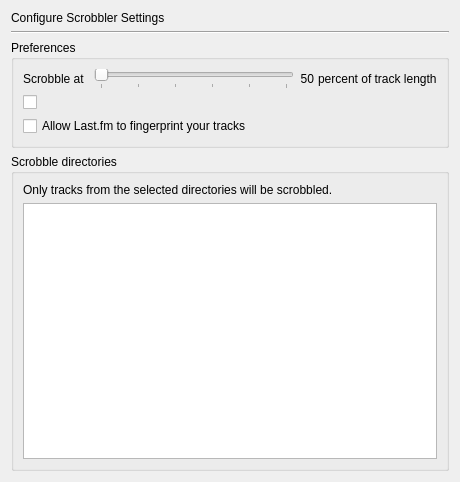
<ui version="4.0" >
 <class>SettingsDialogScrobbling</class>
 <widget class="QWidget" name="SettingsDialogScrobbling" >
  <property name="geometry" >
   <rect>
    <x>0</x>
    <y>0</y>
    <width>460</width>
    <height>482</height>
   </rect>
  </property>
  <property name="sizePolicy" >
   <sizepolicy vsizetype="MinimumExpanding" hsizetype="MinimumExpanding" >
    <horstretch>0</horstretch>
    <verstretch>0</verstretch>
   </sizepolicy>
  </property>
  <property name="windowTitle" >
   <string>Form</string>
  </property>
  <layout class="QVBoxLayout" >
   <property name="spacing" >
    <number>6</number>
   </property>
   <item>
    <widget class="QLabel" name="label" >
     <property name="text" >
      <string>Configure Scrobbler Settings</string>
     </property>
     <property name="alignment" >
      <set>Qt::AlignLeading|Qt::AlignLeft|Qt::AlignVCenter</set>
     </property>
    </widget>
   </item>
   <item>
    <widget class="Line" name="line" >
     <property name="orientation" >
      <enum>Qt::Horizontal</enum>
     </property>
    </widget>
   </item>
   <item>
    <widget class="QGroupBox" name="groupBox_2" >
     <property name="sizePolicy" >
      <sizepolicy vsizetype="Fixed" hsizetype="Preferred" >
       <horstretch>0</horstretch>
       <verstretch>0</verstretch>
      </sizepolicy>
     </property>
     <property name="title" >
      <string>Preferences</string>
     </property>
     <layout class="QVBoxLayout" >
      <item>
       <layout class="QHBoxLayout" >
        <property name="spacing" >
         <number>4</number>
        </property>
        <item>
         <widget class="QLabel" name="label_3" >
          <property name="text" >
           <string>Scrobble at</string>
          </property>
         </widget>
        </item>
        <item>
         <spacer>
          <property name="orientation" >
           <enum>Qt::Horizontal</enum>
          </property>
          <property name="sizeType" >
           <enum>QSizePolicy::Fixed</enum>
          </property>
          <property name="sizeHint" >
           <size>
            <width>5</width>
            <height>5</height>
           </size>
          </property>
         </spacer>
        </item>
        <item>
         <widget class="QSlider" name="scrobblePointSlider" >
          <property name="minimum" >
           <number>50</number>
          </property>
          <property name="maximum" >
           <number>100</number>
          </property>
          <property name="value" >
           <number>50</number>
          </property>
          <property name="orientation" >
           <enum>Qt::Horizontal</enum>
          </property>
          <property name="tickPosition" >
           <enum>QSlider::TicksBelow</enum>
          </property>
         </widget>
        </item>
        <item>
         <spacer>
          <property name="orientation" >
           <enum>Qt::Horizontal</enum>
          </property>
          <property name="sizeType" >
           <enum>QSizePolicy::Fixed</enum>
          </property>
          <property name="sizeHint" >
           <size>
            <width>2</width>
            <height>5</height>
           </size>
          </property>
         </spacer>
        </item>
        <item>
         <widget class="QLabel" name="scrobblePointLabel" >
          <property name="sizePolicy" >
           <sizepolicy vsizetype="Preferred" hsizetype="Fixed" >
            <horstretch>0</horstretch>
            <verstretch>0</verstretch>
           </sizepolicy>
          </property>
          <property name="text" >
           <string>50</string>
          </property>
          <property name="alignment" >
           <set>Qt::AlignRight|Qt::AlignTrailing|Qt::AlignVCenter</set>
          </property>
         </widget>
        </item>
        <item>
         <widget class="QLabel" name="label_4" >
          <property name="text" >
           <string>percent of track length</string>
          </property>
         </widget>
        </item>
       </layout>
      </item>
      <item>
       <widget class="QCheckBox" name="launchWithMediaPlayerCheck" >
        <property name="text" >
         <string/>
        </property>
       </widget>
      </item>
      <item>
       <widget class="QCheckBox" name="fingerprintCheckBox" >
        <property name="text" >
         <string>Allow Last.fm to fingerprint your tracks</string>
        </property>
       </widget>
      </item>
     </layout>
    </widget>
   </item>
   <item>
    <widget class="QGroupBox" name="groupBox" >
     <property name="title" >
      <string>Scrobble directories</string>
     </property>
     <layout class="QVBoxLayout" >
      <item>
       <widget class="QLabel" name="label_2" >
        <property name="text" >
         <string>Only tracks from the selected directories will be scrobbled.</string>
        </property>
       </widget>
      </item>
      <item>
       <widget class="CheckDirTree" name="dirTree" />
      </item>
     </layout>
    </widget>
   </item>
  </layout>
 </widget>
 <customwidgets>
  <customwidget>
   <class>CheckDirTree</class>
   <extends>QTreeView</extends>
   <header>checkdirtree.h</header>
  </customwidget>
 </customwidgets>
 <resources/>
 <connections>
  <connection>
   <sender>scrobblePointSlider</sender>
   <signal>sliderMoved(int)</signal>
   <receiver>scrobblePointLabel</receiver>
   <slot>setNum(int)</slot>
   <hints>
    <hint type="sourcelabel" >
     <x>208</x>
     <y>65</y>
    </hint>
    <hint type="destinationlabel" >
     <x>307</x>
     <y>88</y>
    </hint>
   </hints>
  </connection>
  <connection>
   <sender>scrobblePointSlider</sender>
   <signal>valueChanged(int)</signal>
   <receiver>scrobblePointLabel</receiver>
   <slot>setNum(int)</slot>
   <hints>
    <hint type="sourcelabel" >
     <x>167</x>
     <y>74</y>
    </hint>
    <hint type="destinationlabel" >
     <x>304</x>
     <y>67</y>
    </hint>
   </hints>
  </connection>
 </connections>
</ui>
